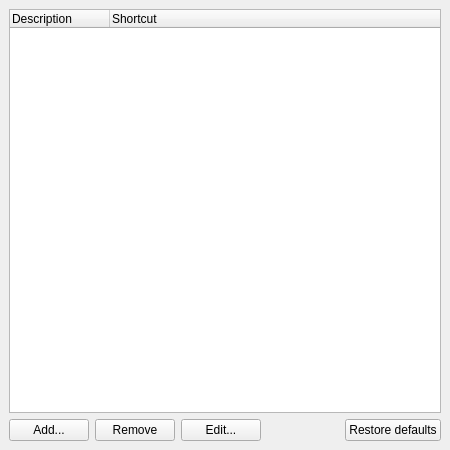
<ui version="4.0" >
 <class>OptShortcuts</class>
 <widget class="QWidget" name="OptShortcuts" >
  <property name="sizePolicy" >
   <sizepolicy>
    <hsizetype>7</hsizetype>
    <vsizetype>7</vsizetype>
    <horstretch>0</horstretch>
    <verstretch>0</verstretch>
   </sizepolicy>
  </property>
  <property name="minimumSize" >
   <size>
    <width>450</width>
    <height>450</height>
   </size>
  </property>
  <property name="windowTitle" >
   <string>OptShortcutsUI</string>
  </property>
  <layout class="QGridLayout" >
   <property name="margin" >
    <number>9</number>
   </property>
   <property name="spacing" >
    <number>6</number>
   </property>
   <item row="0" column="0" colspan="2" >
    <widget class="QTreeWidget" name="treeShortcuts" >
     <property name="layoutDirection" >
      <enum>Qt::LeftToRight</enum>
     </property>
     <property name="alternatingRowColors" >
      <bool>true</bool>
     </property>
     <property name="rootIsDecorated" >
      <bool>true</bool>
     </property>
     <property name="allColumnsShowFocus" >
      <bool>true</bool>
     </property>
     <property name="columnCount" >
      <number>2</number>
     </property>
     <column>
      <property name="text" >
       <string>Description</string>
      </property>
     </column>
     <column>
      <property name="text" >
       <string>Shortcut</string>
      </property>
     </column>
    </widget>
   </item>
   <item rowspan="2" row="1" column="0" colspan="2" >
    <layout class="QHBoxLayout" >
     <property name="margin" >
      <number>0</number>
     </property>
     <property name="spacing" >
      <number>6</number>
     </property>
     <item>
      <widget class="QPushButton" name="add" >
       <property name="text" >
        <string>Add...</string>
       </property>
      </widget>
     </item>
     <item>
      <widget class="QPushButton" name="remove" >
       <property name="text" >
        <string>Remove</string>
       </property>
      </widget>
     </item>
     <item>
      <widget class="QPushButton" name="edit" >
       <property name="text" >
        <string>Edit...</string>
       </property>
      </widget>
     </item>
     <item>
      <spacer>
       <property name="orientation" >
        <enum>Qt::Horizontal</enum>
       </property>
       <property name="sizeHint" >
        <size>
         <width>40</width>
         <height>20</height>
        </size>
       </property>
      </spacer>
     </item>
     <item>
      <widget class="QPushButton" name="restoreDefaults" >
       <property name="text" >
        <string>Restore defaults</string>
       </property>
      </widget>
     </item>
    </layout>
   </item>
  </layout>
 </widget>
 <layoutdefault spacing="6" margin="11" />
 <pixmapfunction>qPixmapFromMimeSource</pixmapfunction>
 <resources/>
</ui>
